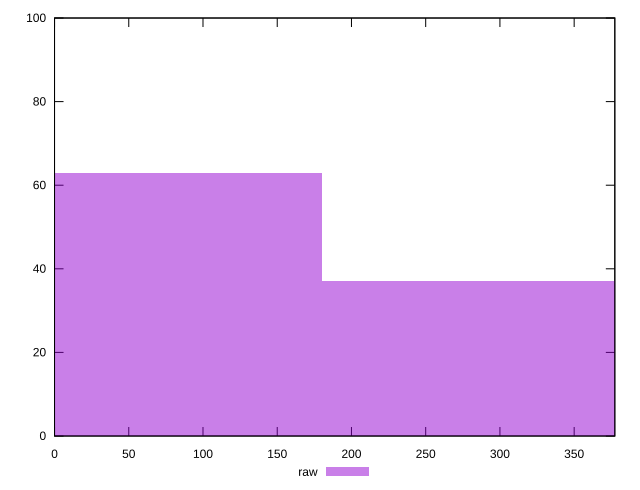

This chart was generated by the following gnuplot code:
reset

$raw <<EOF
359.88689542774074 37
0 63
EOF

set key outside below
set boxwidth 359.88689542774074
set xrange [0:377.39]
set yrange [0:100]
set trange [0:100]
set style fill transparent solid 0.5 noborder
set terminal svg size 640, 490 enhanced background rgb 'white'
set output "reports/report_00027_2021-02-24T12-40-31.850Z/uses-rel-preconnect/samples/agenda/raw/histogram.svg"

plot $raw title "raw" with boxes

reset
